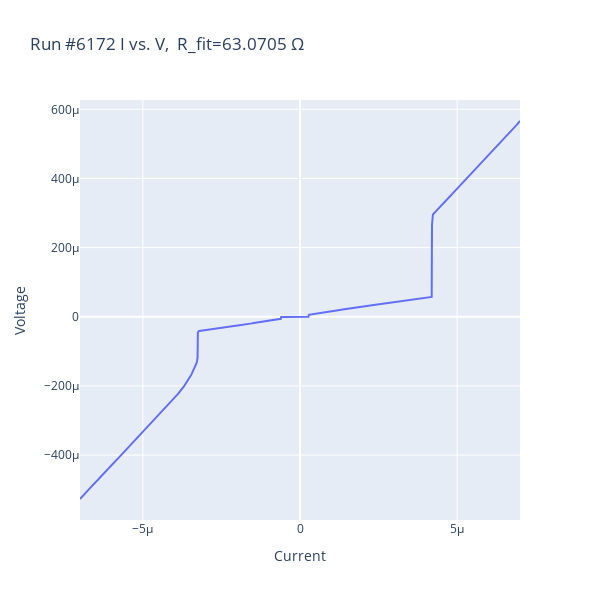
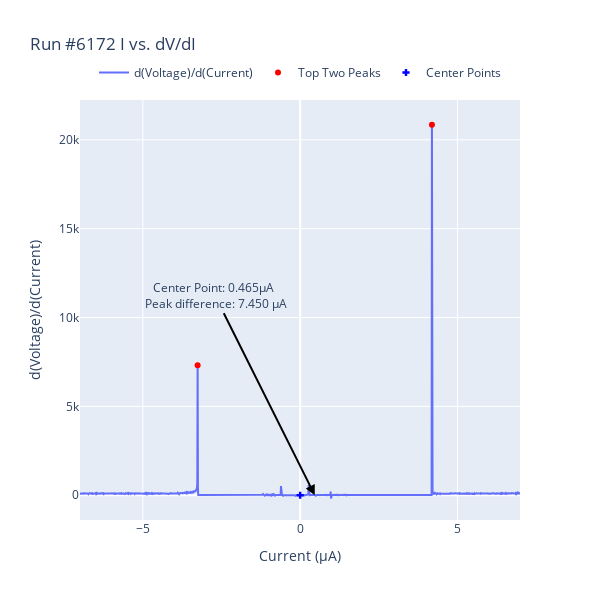

Notebook source saved alongside these figures, in order:
### Code cell
keithley_24.output(1)
I_range=7e-6
appl_current(-I_range) #Limit:1e-5 Amp(1MOhms risistor),1e-6 Amp(10MOhms risistor)
sleep(2)
# station.snapshot(update=True);
exp = qc.new_experiment('I-V', sample_name='103-03_J2_32-30-26-27_1M_By@0mT')
dataid = do1d(appl_current, -I_range ,I_range, 1401, 0.0001, meas_voltage_K2)

appl_current(0)
keithley_24.output(0)


plot_by_id(dataid)
save_path = r"D:\data\Albert\103\Plot\104_{}.png".format(dataid)  # Path to save the plot image
autosave_plot_by_id(dataid, save_path)
print(f"ID:{dataid}")
print(f"R = {get_R_from_IV_2(dataid)}")
dataset = qc.load_by_id(dataid)
IV(id=dataid)
IV_diff(id=dataid)

### Figure 1 — Plotly figure (JSON) as saved in the notebook; plotly's stock layout.template omitted (floating-point values rounded to 4 significant figures; data arrays with more than 128 entries replaced by an {"elided": "..."} marker saying what was removed)
{"data": [{"mode": "lines", "name": "Voltage vs. Current", "type": "scatter", "x": {"elided": "1401 float values"}, "y": {"elided": "1401 float values"}}], "layout": {"height": 600, "title": {"text": "Run #6172 I vs. V,  R_fit=63.0705 Ω"}, "width": 600, "xaxis": {"title": {"text": "Current"}}, "yaxis": {"title": {"text": "Voltage"}}}}

### Figure 2 — Plotly figure (JSON) as saved in the notebook; plotly's stock layout.template omitted (floating-point values rounded to 4 significant figures; data arrays with more than 128 entries replaced by an {"elided": "..."} marker saying what was removed)
{"data": [{"mode": "lines", "name": "d(Voltage)/d(Current)", "type": "scatter", "x": {"elided": "1400 float values"}, "y": {"elided": "1400 float values"}}, {"marker": {"color": "red"}, "mode": "markers", "name": "Top Two Peaks", "type": "scatter", "x": [4.19, -3.26], "y": [20850.0, 7318.0]}, {"marker": {"color": "blue", "symbol": "cross"}, "mode": "markers", "name": "Center Points", "type": "scatter", "x": [4.65e-07], "y": [0]}], "layout": {"annotations": [{"arrowcolor": "black", "arrowhead": 2, "arrowsize": 1, "arrowwidth": 2, "ax": -100, "ay": -200, "showarrow": true, "text": "Center Point: 0.465μA <br> Peak difference: 7.450 μA", "x": 0.465, "y": 0}], "height": 600, "legend": {"orientation": "h", "x": 0.5, "xanchor": "center", "y": 1.1, "yanchor": "top"}, "title": {"text": "Run #6172 I vs. dV/dI"}, "width": 600, "xaxis": {"title": {"text": "Current (μA)"}}, "yaxis": {"title": {"text": "d(Voltage)/d(Current)"}}}}
